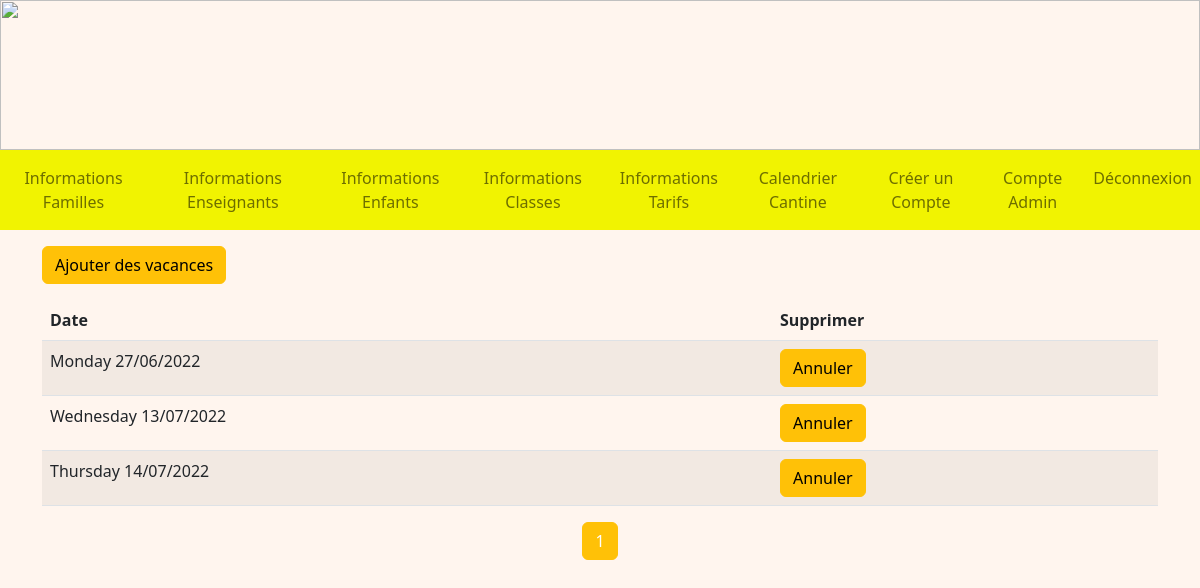
Before: /calendrier (signed in) with the older database file.
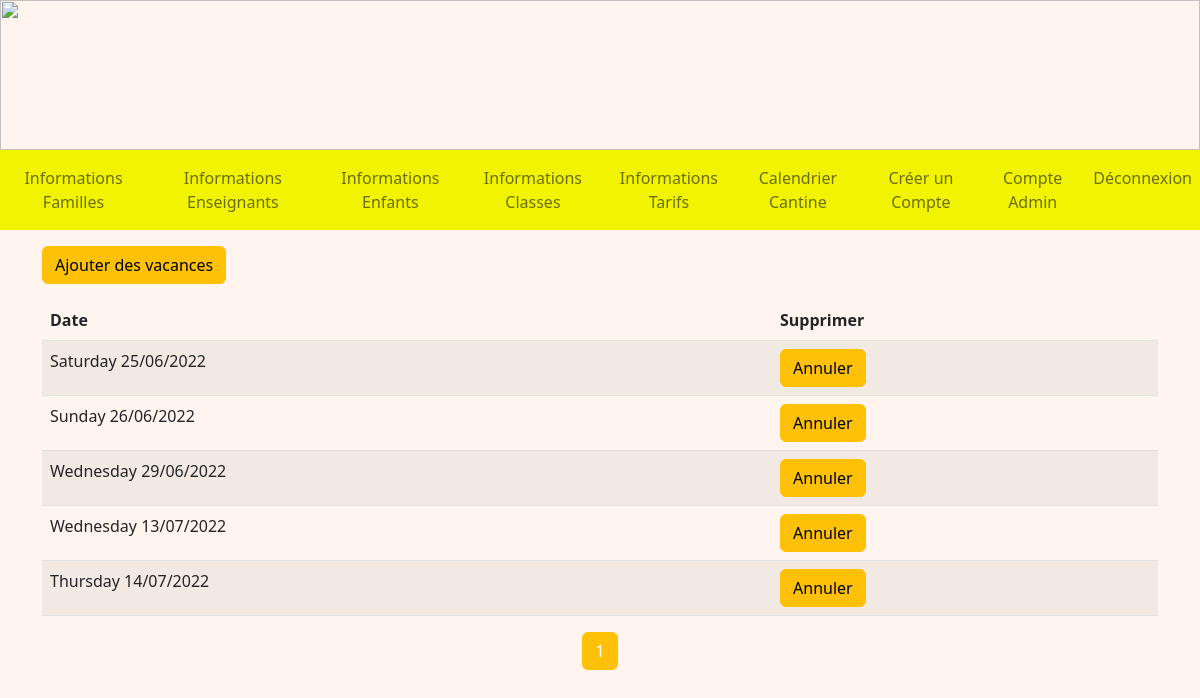
After: the same page with the newer database file.
### tables this page shows
CREATE TABLE Conge (
  date_conge date PRIMARY KEY
);

### admin.py (the view)
@app.route('/calendrier', methods=['GET', 'POST'])
@login_required
def calendrier():
    db = get_db()
    cur = db.cursor()
    user = cur.execute("SELECT type_compte FROM Compte WHERE identifiant = ?", (flask_login.current_user.name, )).fetchone()
    if user[0] == 'Admin':
        page_size = 10
        page = int(request.args.get('page', '1'))
        now = datetime.datetime.today().strftime('%Y-%m-%d')
        conges = cur.execute("SELECT * FROM Conge WHERE date_conge >= ? ORDER BY date_conge", (now, )).fetchall()
        date = []
        for conge in conges:
            date.append(datetime.datetime.strptime(conge[0], '%Y-%m-%d').strftime('%A %d/%m/%Y'))
        page_total = int(len(conges)/page_size) + 1
        return render_template('A_calendrier.html', conges = conges[((page-1) * page_size) : (page * page_size)], date = date, list_of_page = range(1, page_total + 1), page_total = page_total, page = page)
    if user[0] == 'Enseignant':
        return redirect(url_for('accueilEnseignant'))
    return redirect(url_for('accueil'))

### main.py (called while the page is built)
@login_manager.user_loader
def load_user(user_id):
    db = get_db()
    cur = db.cursor()
    user = cur.execute('SELECT identifiant, mot_de_passe FROM Compte WHERE identifiant=?', (user_id, )).fetchone()
    return User(user[0], user[1])

def get_db():
    if 'db' not in g:
        g.db = sqlite3.connect(DATABASE)
    return g.db

@app.teardown_appcontext
def close_connection(exception):
    db = g.pop('db', None)
    if db is not None:
        db.close()

### templates/A_calendrier.html (shortened to what this page needs)
<!DOCTYPE html>
<html>
  <head>
    {% extends "A_layout.html" %}
    {% block content %}
    <div class="container mt-3">
      <a href="/ajoutVacances" class="btn btn-warning">Ajouter des vacances</a>
      <table class="table table-striped mt-3">
        <thead>
          <tr>
            <th scope="col">Date</th>
            <th scope="col">Supprimer</th>
          </tr>
        </thead>
        <tbody>
          {% set i = namespace (index = 0) %} {% for conge in conges %}
          <tr>
            <td>{{ date[i.index] }}</td>
            <td>
              <a
                class="btn btn-warning"
                href="/annuleVacances/{{ conge[0] }}"
                onclick="if (confirm('Voulez-vous vraiment annuler le jour de congés ?')) commentDelete(1); return false"
                >Annuler</a
              >
            </td>
          </tr>
          {% set i.index = i.index + 1 %} {% endfor %}
        </tbody>
      </table>
      <nav aria-label="Page navigation">
        <ul class="pagination justify-content-center">
           {% for page_number in list_of_page %} {% if page_number ==
          page %}
          <li class="page-item active">
            <a
              class="page-link link-warning mb-3"
              href="/calendrier?page={{ page_number }}"
              >{{ page_number }}</a
            >
          </li>
          {% endif %} {% endfor %}
        </ul>
      </nav>
    </div>
    {% endblock %}

Changed rows visible on the page:
removed Conge: index "Monday 27/06/2022"
added Conge: index "Saturday 25/06/2022"
added Conge: index "Sunday 26/06/2022"
added Conge: index "Wednesday 29/06/2022"
